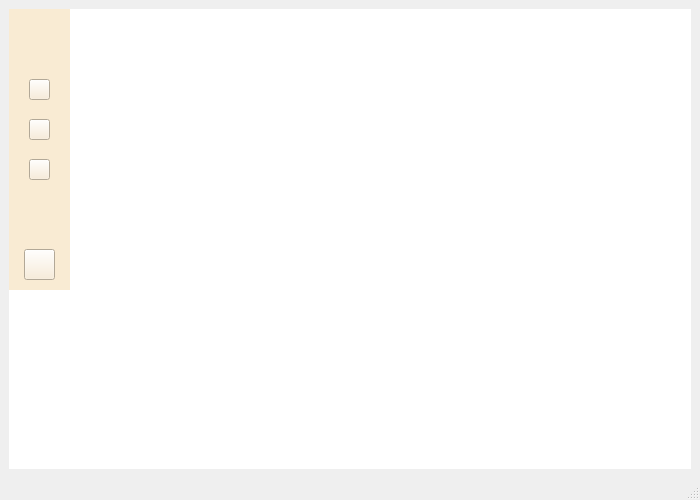
<?xml version="1.0" encoding="UTF-8"?>
<ui version="4.0">
 <class>MainWindow</class>
 <widget class="QMainWindow" name="MainWindow">
  <property name="geometry">
   <rect>
    <x>0</x>
    <y>0</y>
    <width>700</width>
    <height>500</height>
   </rect>
  </property>
  <property name="windowTitle">
   <string>MainWindow</string>
  </property>
  <widget class="QWidget" name="centralwidget">
   <layout class="QHBoxLayout" name="horizontalLayout">
    <item>
     <widget class="QWidget" name="widget" native="true">
      <property name="styleSheet">
       <string notr="true">background-color: rgb(255, 255, 255);</string>
      </property>
      <widget class="QWidget" name="barra" native="true">
       <property name="geometry">
        <rect>
         <x>0</x>
         <y>0</y>
         <width>61</width>
         <height>281</height>
        </rect>
       </property>
       <property name="styleSheet">
        <string notr="true">background-color: rgb(249, 235, 211);


</string>
       </property>
       <widget class="QPushButton" name="boton_usuario">
        <property name="geometry">
         <rect>
          <x>20</x>
          <y>110</y>
          <width>21</width>
          <height>21</height>
         </rect>
        </property>
        <property name="maximumSize">
         <size>
          <width>200</width>
          <height>100</height>
         </size>
        </property>
        <property name="styleSheet">
         <string notr="true">
border-image: url(imagenes/usuario (4).png);</string>
        </property>
        <property name="text">
         <string/>
        </property>
        <property name="iconSize">
         <size>
          <width>10</width>
          <height>5</height>
         </size>
        </property>
       </widget>
       <widget class="QPushButton" name="botonasignaturas">
        <property name="geometry">
         <rect>
          <x>20</x>
          <y>150</y>
          <width>21</width>
          <height>21</height>
         </rect>
        </property>
        <property name="styleSheet">
         <string notr="true">
border-image: url(imagenes/open-book.png);</string>
        </property>
        <property name="text">
         <string/>
        </property>
       </widget>
       <widget class="QPushButton" name="botonhome">
        <property name="geometry">
         <rect>
          <x>20</x>
          <y>70</y>
          <width>21</width>
          <height>21</height>
         </rect>
        </property>
        <property name="styleSheet">
         <string notr="true">border-image: url(imagenes/home.png);</string>
        </property>
        <property name="text">
         <string/>
        </property>
       </widget>
       <widget class="QLabel" name="logo">
        <property name="geometry">
         <rect>
          <x>10</x>
          <y>10</y>
          <width>41</width>
          <height>41</height>
         </rect>
        </property>
        <property name="styleSheet">
         <string notr="true">
border-image: url(imagenes/logoUniConnect.png);</string>
        </property>
        <property name="text">
         <string/>
        </property>
       </widget>
       <widget class="QPushButton" name="Botonsalir">
        <property name="geometry">
         <rect>
          <x>15</x>
          <y>240</y>
          <width>31</width>
          <height>31</height>
         </rect>
        </property>
        <property name="styleSheet">
         <string notr="true">border-image: url(imagenes/cross.png);</string>
        </property>
        <property name="text">
         <string/>
        </property>
       </widget>
      </widget>
      <widget class="QWidget" name="barra_arriba" native="true">
       <property name="geometry">
        <rect>
         <x>100</x>
         <y>10</y>
         <width>321</width>
         <height>41</height>
        </rect>
       </property>
      </widget>
     </widget>
    </item>
   </layout>
  </widget>
  <widget class="QStatusBar" name="statusbar"/>
 </widget>
 <resources>
  <include location="../imagenes/res.qrc"/>
 </resources>
 <connections/>
</ui>
